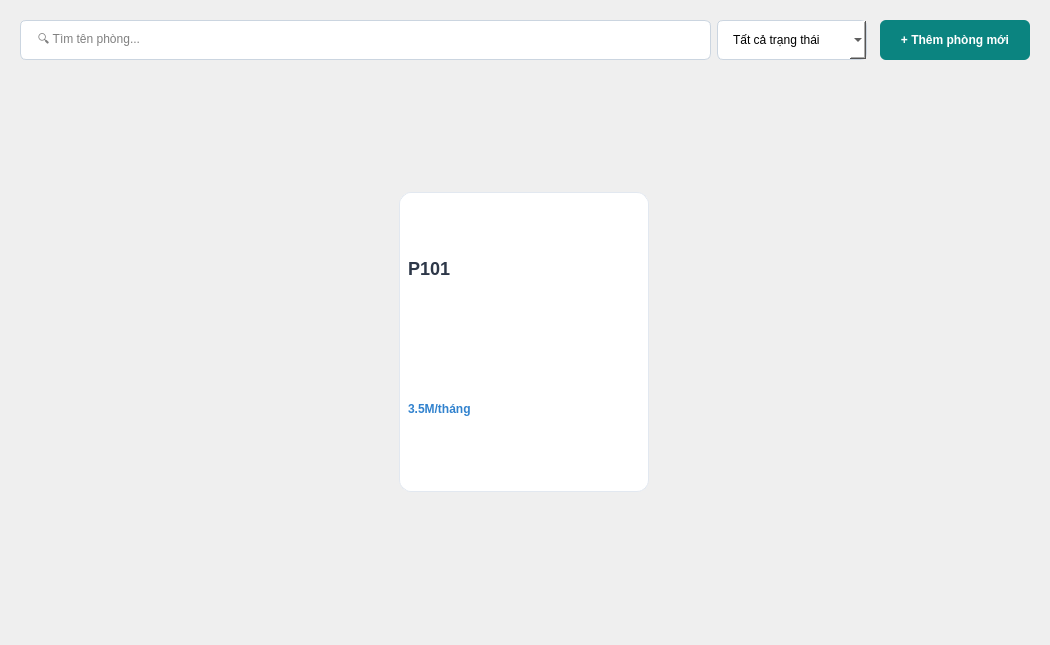
<?xml version='1.0' encoding='utf-8'?>
<ui version="4.0">
  <class>MainWindow</class>
  <widget class="QWidget" name="PageQuanLyPhong">
    <property name="geometry">
      <rect>
        <x>0</x>
        <y>0</y>
        <width>1050</width>
        <height>645</height>
      </rect>
    </property>
    <property name="windowTitle">
      <string>Quản lý phòng</string>
    </property>
    <property name="styleSheet">
      <string>QMainWindow { background-color: #f0f4f7; }</string>
    </property>
    <layout class="QVBoxLayout" name="contentLayout">
      <property name="leftMargin">
        <number>0</number>
      </property>
      <property name="topMargin">
        <number>0</number>
      </property>
      <property name="rightMargin">
        <number>0</number>
      </property>
      <property name="bottomMargin">
        <number>0</number>
      </property>
      <item>
        <widget class="QStackedWidget" name="mainContentStack">
          <widget class="QWidget" name="pageQuanLyPhong">
            <layout class="QVBoxLayout">
              <property name="leftMargin">
                <number>20</number>
              </property>
              <property name="topMargin">
                <number>20</number>
              </property>
              <property name="rightMargin">
                <number>20</number>
              </property>
              <property name="bottomMargin">
                <number>20</number>
              </property>
              <item>
                <layout class="QHBoxLayout">
                  <item>
                    <widget class="QLineEdit" name="inputSearchRoom">
                      <property name="minimumSize">
                        <size>
                          <width>250</width>
                          <height>40</height>
                        </size>
                      </property>
                      <property name="placeholderText">
                        <string>🔍 Tìm tên phòng...</string>
                      </property>
                      <property name="styleSheet">
                        <string>background-color: white; border: 1px solid #cbd5e0; border-radius: 6px; padding: 8px 15px;</string>
                      </property>
                    </widget>
                  </item>
                  <item>
                    <widget class="QComboBox" name="cbFilterStatus">
                      <property name="minimumSize">
                        <size>
                          <width>150</width>
                          <height>40</height>
                        </size>
                      </property>
                      <property name="styleSheet">
                        <string>background-color: white; border: 1px solid #cbd5e0; border-radius: 6px; padding: 8px 15px;</string>
                      </property>
                      <item>
                        <property name="text">
                          <string>Tất cả trạng thái</string>
                        </property>
                      </item>
                      <item>
                        <property name="text">
                          <string>Trống</string>
                        </property>
                      </item>
                      <item>
                        <property name="text">
                          <string>Đang thuê</string>
                        </property>
                      </item>
                    </widget>
                  </item>
                  <item>
                    <spacer>
                      <property name="orientation">
                        <enum>Qt::Horizontal</enum>
                      </property>
                    </spacer>
                  </item>
                  <item>
                    <widget class="QPushButton" name="btnAddRoom">
                      <property name="minimumSize">
                        <size>
                          <width>150</width>
                          <height>40</height>
                        </size>
                      </property>
                      <property name="text">
                        <string>+ Thêm phòng mới</string>
                      </property>
                      <property name="styleSheet">
                        <string>background-color: #0b8480; color: white; border-radius: 6px; font-weight: bold;</string>
                      </property>
                    </widget>
                  </item>
                </layout>
              </item>
              <item>
                <widget class="QScrollArea" name="scrollAreaRooms">
                  <property name="widgetResizable">
                    <bool>true</bool>
                  </property>
                  <property name="styleSheet">
                    <string>QScrollArea { border: none; background-color: transparent; }</string>
                  </property>
                  <widget class="QWidget" name="scrollAreaWidgetContents">
                    <property name="styleSheet">
                      <string>background-color: transparent;</string>
                    </property>
                    <layout class="QGridLayout" name="gridRooms">
                      <property name="spacing">
                        <number>20</number>
                      </property>
                      <item row="0" column="0">
                        <widget class="QWidget" name="dummyRoomCard">
                          <property name="minimumSize">
                            <size>
                              <width>250</width>
                              <height>300</height>
                            </size>
                          </property>
                          <property name="maximumSize">
                            <size>
                              <width>250</width>
                              <height>300</height>
                            </size>
                          </property>
                          <property name="styleSheet">
                            <string>background-color: white; border: 1px solid #e2e8f0; border-radius: 12px;</string>
                          </property>
                          <layout class="QVBoxLayout">
                            <item>
                              <widget class="QLabel">
                                <property name="text">
                                  <string>P101</string>
                                </property>
                                <property name="styleSheet">
                                  <string>font-size: 18px; font-weight: bold; border:none; color: #2d3748;</string>
                                </property>
                              </widget>
                            </item>
                            <item>
                              <widget class="QLabel">
                                <property name="text">
                                  <string>3.5M/tháng</string>
                                </property>
                                <property name="styleSheet">
                                  <string>color: #3182ce; font-weight: bold; border:none;</string>
                                </property>
                              </widget>
                            </item>
                            <item>
                              <spacer>
                                <property name="orientation">
                                  <enum>Qt::Vertical</enum>
                                </property>
                              </spacer>
                            </item>
                          </layout>
                        </widget>
                      </item>
                      <item row="1" column="5">
                        <spacer>
                          <property name="orientation">
                            <enum>Qt::Vertical</enum>
                          </property>
                        </spacer>
                      </item>
                    </layout>
                  </widget>
                </widget>
              </item>
            </layout>
          </widget>
        </widget>
      </item>
    </layout>
  </widget>
  <resources />
  <connections />
</ui>
